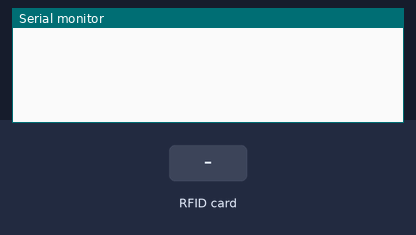
Bench run of a sketch on a simulated Arduino Uno, built with avr-gcc and run on an emulated ATmega328P. Parts: the last lines printed to the serial monitor. Inputs (shaded band) come from the test bench.

Above: at 1.2 s.
1.3 s: RFID card 8A 37 B5 63 held to the reader
At 2.2 s:
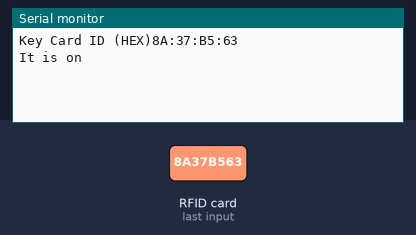
2.8 s: RFID card 5E 7A 19 C4 held to the reader
At 3.7 s:
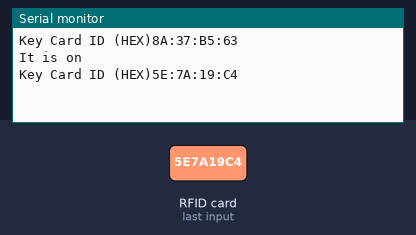
4.3 s: RFID card 8A 37 B5 63 held to the reader
At 5.4 s:
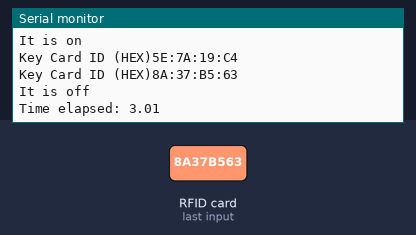

The sketch:

RFID_with_Timer_V.1.ino
```cpp
/*Kevin Chung
 * Created on 7/16/2018
 * SMART Glove RFID scanner + timer
 * Decription: The script will measure the time elapsed between RFID scans.
 *
 */
#include <SPI.h>
#include <MFRC522.h>

#define SS_PIN 10
#define RST_PIN 9

MFRC522 rfid(SS_PIN, RST_PIN); //INstance of the class

MFRC522::MIFARE_Key key;

//Init array that will stroe new NUID
byte nuidPICC[4];
bool test = false; //Global Variable
unsigned long startTime = 0;
unsigned long stopTime = 0;

void setup() {
  // put your setup code here, to run once:
  Serial.begin(9600);
  //Setup for timer

  //Setup for RFID
  SPI.begin(); //Init SPI bus
  rfid.PCD_Init(); // Init MFRC522

  for(byte i = 0; i <6; i++) {
    key.keyByte[i] = 0xFF;
  }

//For testing purposes. Comment out for skelepton output
//Can prompt to begin action or something
  //Serial.print(F("Begin timer"));
 // printHex(key.keyByte, MFRC522::MF_KEY_SIZE);

}


void loop() {
  // put your main code here, to run repeatedly:
     if ( ! rfid.PICC_IsNewCardPresent())
    return;

    // Verify if the NUID has been readed
  if ( ! rfid.PICC_ReadCardSerial())
    return;


  //This code, once rfid is scanned, will collect the tag ID in Hex
  //And will store it as a String called strID
    String strID = "";
    for(byte i = 0; i < 4; i++) {
      strID +=
        (rfid.uid.uidByte[i] < 0x10 ? "0" : "") +
        String(rfid.uid.uidByte[i],HEX) +
        (i != 3 ? ":" : "");
  }

  //The string will be formatted and all letters will be uppercased
  strID.toUpperCase();
  Serial.print("Key Card ID (HEX)");
  Serial.println(strID);

 //Once we have the ID, we can create an if statement to activate something
  if(strID.indexOf("8A:37:B5:63") >= 0) {

   if(test == false){ //False means it is on
    Serial.println("It is on");
    //Add an action while the system is on
    startTime = millis();
    //Serial.print("Start Time: ");  //Will show start serial time

    //Serial.println(startTime);    //Will print out start serial time
   }else{

    Serial.println("It is off");
    //Add an action while the system turns off
    stopTime = millis();
    Serial.print("Time elapsed: " );
    unsigned long timeElapsed = stopTime - startTime;
    Serial.println((float)(timeElapsed/1000.0));  //Will print out time elapsedin seconds

    //Serial.println(time);
   }
   test = !test;

  }


  // Halt PICC
  rfid.PICC_HaltA();

    // Stop encryption on PCD
  rfid.PCD_StopCrypto1();
}


/**
 * Helper routine to dump a byte array as hex values to Serial.
 */
void printHex(byte *buffer, byte bufferSize) {
  for (byte i = 0; i < bufferSize; i++) {
    Serial.print(buffer[i] < 0x10 ? " 0" : " ");
    Serial.print(buffer[i], HEX);
  }
}

/**
 * Helper routine to dump a byte array as dec values to Serial.
 */
void printDec(byte *buffer, byte bufferSize) {
  for (byte i = 0; i < bufferSize; i++) {
    Serial.print(buffer[i] < 0x10 ? " 0" : " ");
    Serial.print(buffer[i], DEC);
  }
}
```

Measured:
- after the input at 1.3 s, the serial monitor: prints a new line at once (image 1)
- after the input at 2.8 s, the serial monitor: prints a new line at once (image 2)
- after the input at 4.3 s, the serial monitor: prints a new line after 0.05 s (image 3)
